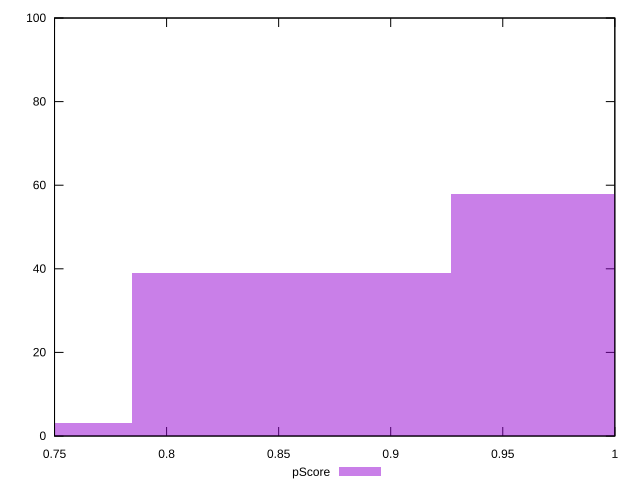

Write gnuplot code to recreate this figure.
reset

$pScore <<EOF
0.8557047165237563 39
0.9983221692777158 58
0.713087263769797 3
EOF

set key outside below
set boxwidth 0.1426174527539594
set xrange [0.75:1]
set yrange [0:100]
set trange [0:100]
set style fill transparent solid 0.5 noborder
set terminal svg size 640, 490 enhanced background rgb 'white'
set output "reprap/unminified-css/samples/pages+cached/pScore/histogram.svg"

plot $pScore title "pScore" with boxes

reset
